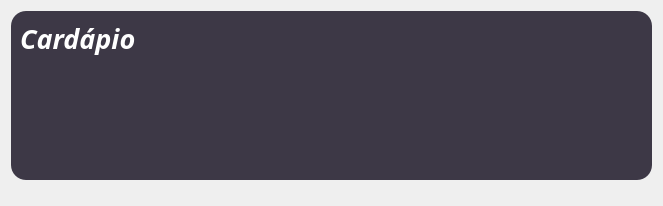
<?xml version="1.0" encoding="UTF-8"?>
<ui version="4.0">
 <class>Card</class>
 <widget class="QWidget" name="Card">
  <property name="geometry">
   <rect>
    <x>0</x>
    <y>0</y>
    <width>663</width>
    <height>206</height>
   </rect>
  </property>
  <property name="windowTitle">
   <string>Form</string>
  </property>
  <property name="styleSheet">
   <string notr="true">color: white;</string>
  </property>
  <layout class="QVBoxLayout" name="verticalLayout_2">
   <item>
    <widget class="QFrame" name="frame">
     <property name="styleSheet">
      <string notr="true">

#frame{
	background-color: rgb(61, 56, 70);
	border-radius: 15px;
}

#frame:hover{
	background-color: rgb(61, 56, 70);
	border: 4px solid #FF512F;
}
#flame:focus{ border: 4px solid #FF512F; }

#flame QLabel:hover{
	color:#FF512F;
}
#frame QLabel{
	background-color: rgb(61, 56, 70);
}</string>
     </property>
     <property name="frameShape">
      <enum>QFrame::StyledPanel</enum>
     </property>
     <property name="frameShadow">
      <enum>QFrame::Raised</enum>
     </property>
     <layout class="QVBoxLayout" name="verticalLayout">
      <item>
       <layout class="QHBoxLayout" name="horizontalLayout_6">
        <item>
         <widget class="QLabel" name="Status">
          <property name="font">
           <font>
            <family>Bahnschrift Condensed</family>
            <pointsize>20</pointsize>
            <weight>75</weight>
            <italic>true</italic>
            <bold>true</bold>
           </font>
          </property>
          <property name="text">
           <string>Cardápio</string>
          </property>
         </widget>
        </item>
        <item>
         <spacer name="horizontalSpacer">
          <property name="orientation">
           <enum>Qt::Horizontal</enum>
          </property>
          <property name="sizeHint" stdset="0">
           <size>
            <width>40</width>
            <height>20</height>
           </size>
          </property>
         </spacer>
        </item>
        <item>
         <layout class="QHBoxLayout" name="horizontalLayout"/>
        </item>
       </layout>
      </item>
      <item>
       <layout class="QHBoxLayout" name="horizontalLayout_2">
        <item>
         <widget class="QLabel" name="icon_5">
          <property name="minimumSize">
           <size>
            <width>32</width>
            <height>32</height>
           </size>
          </property>
          <property name="maximumSize">
           <size>
            <width>32</width>
            <height>32</height>
           </size>
          </property>
          <property name="text">
           <string/>
          </property>
          <property name="pixmap">
           <pixmap>../../assets/icons/h.png</pixmap>
          </property>
          <property name="scaledContents">
           <bool>true</bool>
          </property>
          <property name="alignment">
           <set>Qt::AlignCenter</set>
          </property>
         </widget>
        </item>
        <item>
         <widget class="QLabel" name="Name">
          <property name="font">
           <font>
            <family>Arial</family>
            <pointsize>10</pointsize>
            <italic>true</italic>
           </font>
          </property>
          <property name="text">
           <string/>
          </property>
         </widget>
        </item>
       </layout>
      </item>
      <item>
       <layout class="QHBoxLayout" name="horizontalLayout_3">
        <item>
         <widget class="QLabel" name="icon_3">
          <property name="minimumSize">
           <size>
            <width>32</width>
            <height>32</height>
           </size>
          </property>
          <property name="maximumSize">
           <size>
            <width>32</width>
            <height>32</height>
           </size>
          </property>
          <property name="text">
           <string/>
          </property>
          <property name="pixmap">
           <pixmap>../../assets/icons/price.png</pixmap>
          </property>
          <property name="scaledContents">
           <bool>true</bool>
          </property>
          <property name="alignment">
           <set>Qt::AlignCenter</set>
          </property>
         </widget>
        </item>
        <item>
         <widget class="QLabel" name="Description">
          <property name="font">
           <font>
            <family>Arial</family>
            <pointsize>10</pointsize>
            <italic>true</italic>
           </font>
          </property>
          <property name="text">
           <string/>
          </property>
         </widget>
        </item>
       </layout>
      </item>
      <item>
       <layout class="QHBoxLayout" name="horizontalLayout_4">
        <item>
         <widget class="QLabel" name="icon_2">
          <property name="minimumSize">
           <size>
            <width>32</width>
            <height>32</height>
           </size>
          </property>
          <property name="maximumSize">
           <size>
            <width>32</width>
            <height>32</height>
           </size>
          </property>
          <property name="text">
           <string/>
          </property>
          <property name="pixmap">
           <pixmap>../../assets/icons/descricao.png</pixmap>
          </property>
          <property name="scaledContents">
           <bool>true</bool>
          </property>
          <property name="alignment">
           <set>Qt::AlignCenter</set>
          </property>
         </widget>
        </item>
        <item>
         <widget class="QLabel" name="Price">
          <property name="font">
           <font>
            <family>Arial</family>
            <pointsize>10</pointsize>
            <italic>true</italic>
           </font>
          </property>
          <property name="text">
           <string/>
          </property>
         </widget>
        </item>
       </layout>
      </item>
     </layout>
    </widget>
   </item>
   <item>
    <spacer name="verticalSpacer">
     <property name="orientation">
      <enum>Qt::Vertical</enum>
     </property>
     <property name="sizeHint" stdset="0">
      <size>
       <width>20</width>
       <height>40</height>
      </size>
     </property>
    </spacer>
   </item>
  </layout>
 </widget>
 <resources/>
 <connections/>
</ui>
